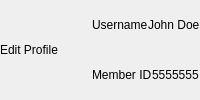
               <widget class="QWidget" name="widget_48" native="true">
                <property name="minimumSize">
                 <size>
                  <width>0</width>
                  <height>100</height>
                 </size>
                </property>
                <layout class="QGridLayout" name="gridLayout_67">
                 <property name="leftMargin">
                  <number>0</number>
                 </property>
                 <property name="topMargin">
                  <number>0</number>
                 </property>
                 <property name="rightMargin">
                  <number>0</number>
                 </property>
                 <property name="bottomMargin">
                  <number>0</number>
                 </property>
                 <property name="spacing">
                  <number>0</number>
                 </property>
                 <item row="0" column="0">
                  <widget class="QWidget" name="widget_49" native="true">
                   <layout class="QGridLayout" name="gridLayout_65">
                    <property name="leftMargin">
                     <number>0</number>
                    </property>
                    <property name="topMargin">
                     <number>0</number>
                    </property>
                    <property name="rightMargin">
                     <number>0</number>
                    </property>
                    <property name="bottomMargin">
                     <number>0</number>
                    </property>
                    <property name="spacing">
                     <number>0</number>
                    </property>
                    <item row="0" column="0">
                     <widget class="QLabel" name="label_5">
                      <property name="text">
                       <string>Edit Profile</string>
                      </property>
                     </widget>
                    </item>
                   </layout>
                  </widget>
                 </item>
                 <item row="0" column="1">
                  <widget class="QWidget" name="widget_50" native="true">
                   <layout class="QGridLayout" name="gridLayout_66">
                    <property name="leftMargin">
                     <number>0</number>
                    </property>
                    <property name="topMargin">
                     <number>0</number>
                    </property>
                    <property name="rightMargin">
                     <number>0</number>
                    </property>
                    <property name="bottomMargin">
                     <number>0</number>
                    </property>
                    <property name="spacing">
                     <number>0</number>
                    </property>
                    <item row="0" column="0">
                     <widget class="QWidget" name="widget_51" native="true">
                      <layout class="QGridLayout" name="gridLayout_63">
                       <property name="leftMargin">
                        <number>0</number>
                       </property>
                       <property name="topMargin">
                        <number>0</number>
                       </property>
                       <property name="rightMargin">
                        <number>0</number>
                       </property>
                       <property name="bottomMargin">
                        <number>0</number>
                       </property>
                       <property name="spacing">
                        <number>0</number>
                       </property>
                       <item row="0" column="0">
                        <widget class="QLabel" name="label_26">
                         <property name="text">
                          <string>Username</string>
                         </property>
                        </widget>
                       </item>
                       <item row="0" column="1">
                        <widget class="QLabel" name="label_27">
                         <property name="text">
                          <string>John Doe</string>
                         </property>
                        </widget>
                       </item>
                      </layout>
                     </widget>
                    </item>
                    <item row="1" column="0">
                     <widget class="QWidget" name="widget_52" native="true">
                      <layout class="QGridLayout" name="gridLayout_64">
                       <property name="leftMargin">
                        <number>0</number>
                       </property>
                       <property name="topMargin">
                        <number>0</number>
                       </property>
                       <property name="rightMargin">
                        <number>0</number>
                       </property>
                       <property name="bottomMargin">
                        <number>0</number>
                       </property>
                       <property name="spacing">
                        <number>0</number>
                       </property>
                       <item row="0" column="0">
                        <widget class="QLabel" name="label_28">
                         <property name="text">
                          <string>Member ID</string>
                         </property>
                        </widget>
                       </item>
                       <item row="0" column="1">
                        <widget class="QLabel" name="label_29">
                         <property name="text">
                          <string>5555555</string>
                         </property>
                        </widget>
                       </item>
                      </layout>
                     </widget>
                    </item>
                   </layout>
                  </widget>
                 </item>
                </layout>
               </widget>
